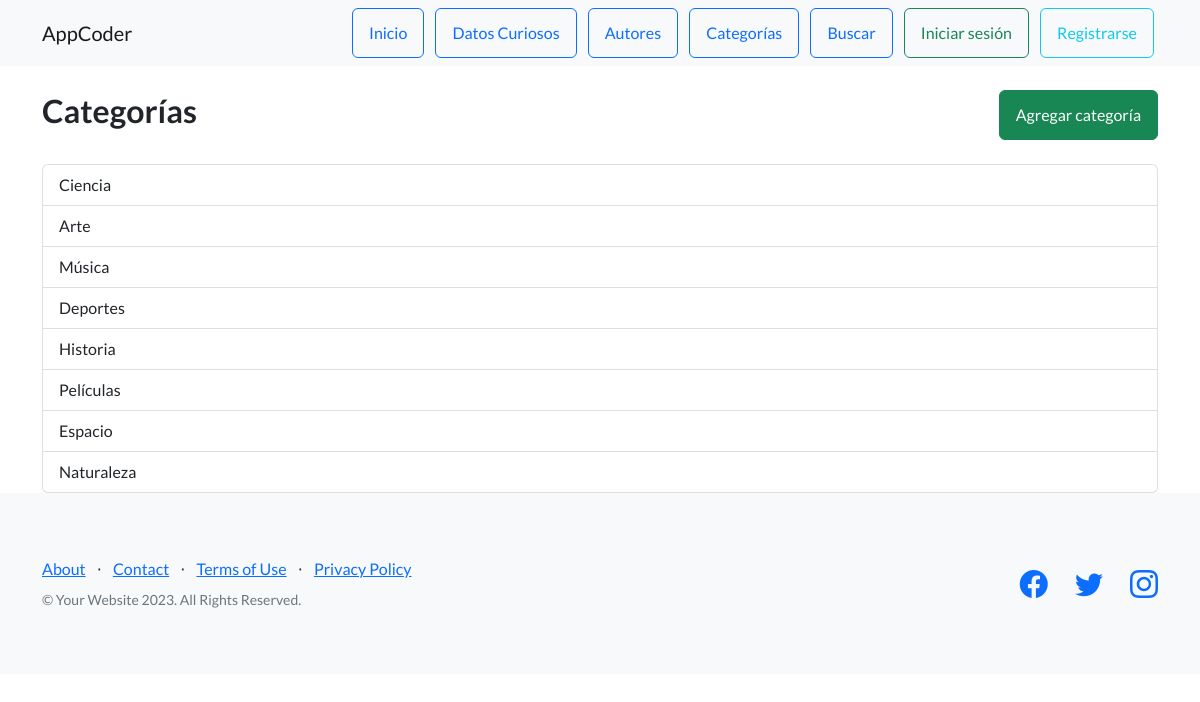
Page /categorias/ on the earlier database version.
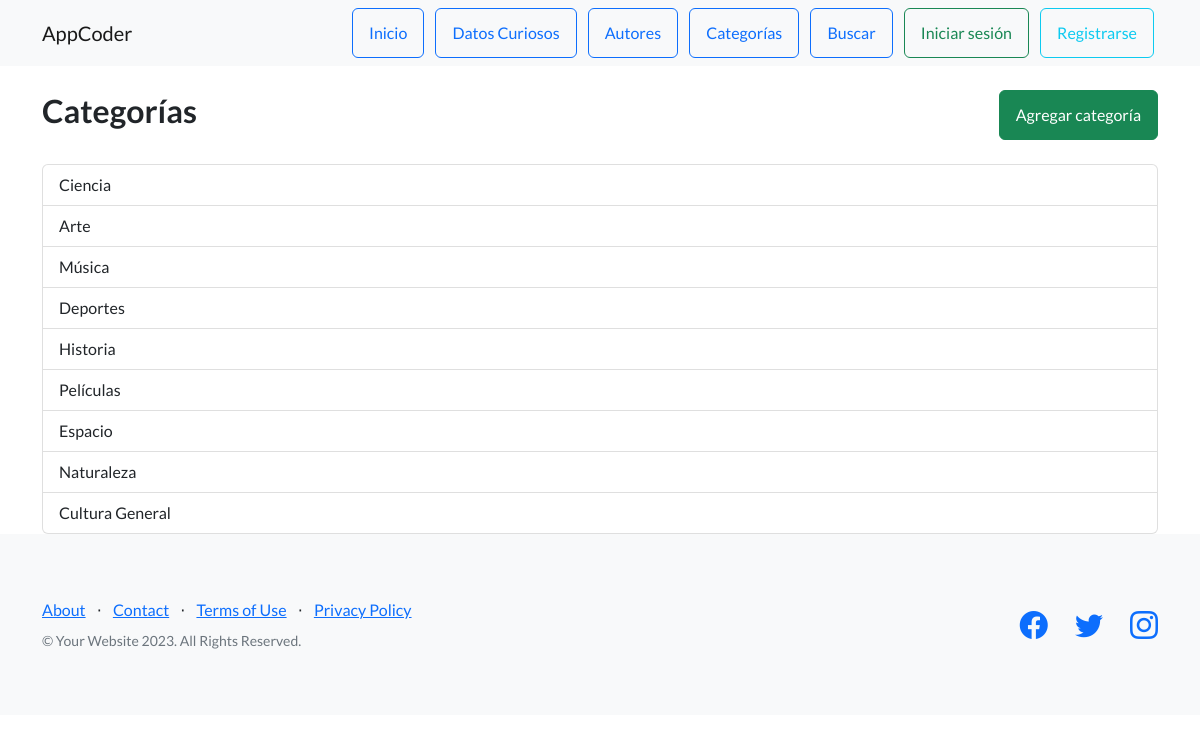
Same page on the later database version.
### AppCoder/models.py (models this page shows, shortened)
class Categoria(models.Model):
    nombre = models.CharField(max_length=100)

### AppCoder/views.py (the view)
# urls.py: path('categorias/', views.ver_categorias, name='ver_categorias'),#al poner /categorias se ve la lista
def ver_categorias(request):
    categorias = Categoria.objects.all()
    return render(request, "AppCoder/categorias.html", {"categorias": categorias})

### AppCoder/templates/AppCoder/categorias.html (shortened to what this page needs)
{% extends 'AppCoder/padre.html' %}
{% load static %}
{% block contenido %}
<div class="container mt-4">
    <div class="d-flex justify-content-between align-items-center mb-4">
        <h2>Categorías</h2>
        <a href="{% url 'agregar_categoria' %}" class="btn btn-success">Agregar categoría</a>
    </div>
    {% if categorias %}
        <ul class="list-group">
            {% for categoria in categorias %}
                <li class="list-group-item">{{ categoria.nombre }}</li>
            {% endfor %}
        </ul>
    {% else %}
        <p class="text-muted">No hay categorías registradas.</p>
    {% endif %}
</div>
{% endblock %}

Differences in the rows shown:
added Categoria: nombre "Cultura General"
